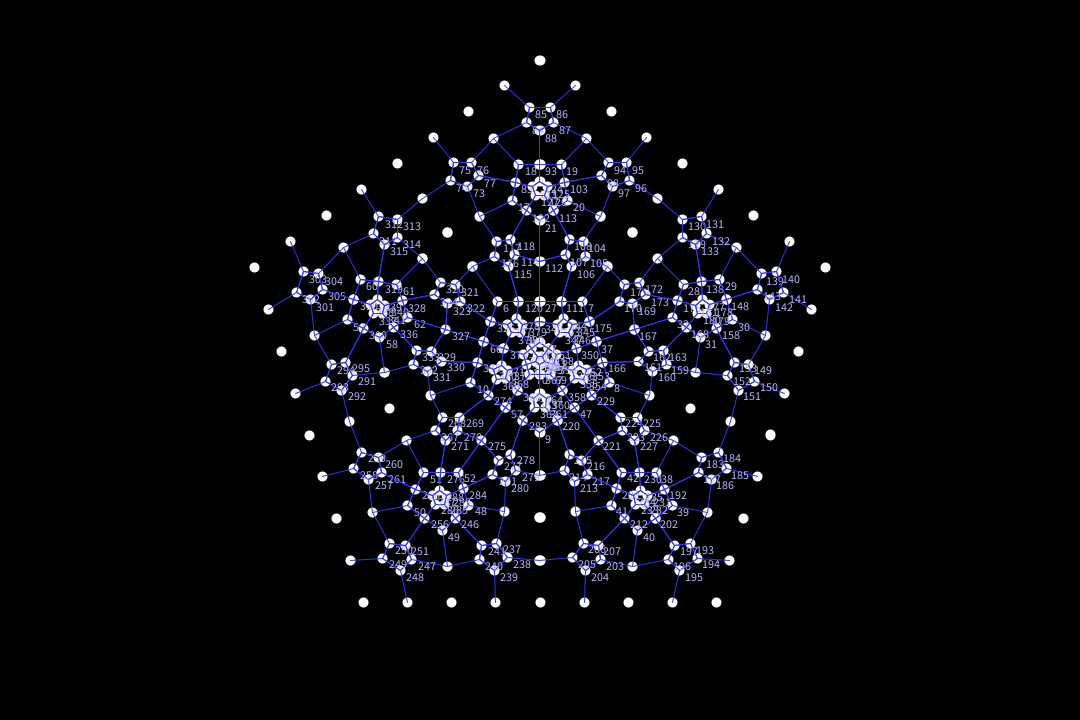
Frame 1 (no input)
Frame 60 (the mouse pressed at the canvas centre just before this capture): identical to frame 1, image omitted
Frame 120 (the mouse held since frame 60 and released just before this capture): identical to frame 1, image omitted

The Processing sketch that drew this single still picture (run headless with seeded random() and noise(); from frame 60 on, the mouse is pressed at the canvas centre):

// Processing sketch: ComplexVisualization
// ── ComplexVisualization.pde
import java.util.*;

Integer pass = 1;
Float Eradius = 40.0;
int NGONs1 = 5; //number of polygon sides
float RNG1 = 300;  //maximum radius of a polygon vertex from polygon center for the initializing polygon
PVector[] NG1pos = new PVector[NGONs1];
int SubDivLevel = 2;
float speed = 1.0; 
float time = 0.0;
float atime = 1.0; //(animation time in seconds)
float frac = .30; //fractional size realtionship of subdivision value greater than 0  and <= 1
PShape s1;
HashMap<Integer, ArrayList<Integer>> internal;
HashMap<PVector,Integer> pointToLabel = new HashMap<PVector,Integer>();
HashMap<Integer,PVector> labelToPoint = new HashMap<Integer,PVector>(); 
ArrayList<Polygon> polygons = new ArrayList<Polygon>();
ArrayList<ArrayList<Polygon>> PFamily = new ArrayList<ArrayList<Polygon>>();
ArrayList<ArrayList<Integer>> complexfamily;
HashMap<Integer, Float> external;
class Polygon{
  PVector[] vertices;
  PVector center;
  PVector[] spokes; //these are PVectors from Polygon center to subdivision point (B-A)
  float[] spokescalars;   // animation scalar increment value
  PVector[] spokenorms;  // normal vectors used in computing animation position... unit vectors in the direction of the spoke
  float[] sincvals;  //  current spoke scalar 'distance' values on animation cycle 
  ArrayList<PVector> intpolypoints; //interior polygon points for Pshape rendering...the same as p2s...no difference... deprecated at the moment...
  ArrayList<PVector> p2s;  //points originating on the smallest interior polygon boundaries
  
  Polygon(PVector[] verts, PVector PCent){
    vertices = verts;
    center = PCent;
    spokes = new PVector[vertices.length];
    spokescalars = new float[vertices.length];
    spokenorms = new PVector[vertices.length];
    sincvals = new float[vertices.length];
    for (int i = 0; i < sincvals.length; i++){
      sincvals[i] = 0.0;
    }
    intpolypoints = new ArrayList<PVector>();
    p2s = new ArrayList<PVector>();
  }
}

void Polarcoord(float angle, float radius, PVector xy){
  xy.x = radius*cos(angle);
  xy.y = radius*sin(angle);
   //changes to xy extend outside of method/function call since it is wrapped in a container that is call by reference like...
}

void getNGonPoints(int nside, float radius, PVector[] pos){
  float ainc = 2.0*PI/float(nside);  //generates equal angle subidivison for Ngon creation
  float a = -PI/2.0;
  if (nside % 2 == 0){  //checks for polygon side eveness versus oddness
    a += ainc/2.0;
  }
  for (int i = 0; i < nside; i++){
    PVector point = new PVector(0.0,0.0,0.0);
    Polarcoord(a, radius, point);
    pos[i] = point;
    a += ainc;
  }
}

//sdf is subdivision factor
void getNGonSubdivisionPoints(int sdf, PVector[] pos, PVector[] out){
  //println("Pos length: ", pos.length);
  for (int i=0; i< pos.length; i++){
    int ni = i+1;
    if (i == pos.length -1){
      ni = 0;
    }
    PVector pos1 = pos[i];
    PVector pos2 = pos[ni];
    //using vector approach in subdividing points.
    PVector p12 = PVector.sub(pos2,pos1);
    float mp12 = p12.mag();
    p12.normalize();
    mp12 /= float(sdf);
    p12 = PVector.mult(p12, mp12);
    //println("P12: ", p12);
    PVector newpos = pos1;
    for (int j=0; j < sdf; j++){
      int ind = (sdf)*i + j;
      out[ind] = newpos;
      newpos = PVector.add(newpos,p12);
    }
    
  }
}

void PolygonCentroid(PVector[] verts, PVector PCenter){
  float Cx = 0.0;
  float Cy = 0.0;
  float A = 0.0;
  for(int i=0; i<verts.length; i++){
    int ni = 0;
    if (i == verts.length-1){
      ni = 0;
    }
    else{
      ni = i+1;
    }
    Cx += (verts[i].x + verts[ni].x)*(verts[i].x*verts[ni].y - verts[ni].x*verts[i].y);
    Cy += (verts[i].y + verts[ni].y)*(verts[i].x*verts[ni].y - verts[ni].x*verts[i].y);
    A += verts[i].x*verts[ni].y - verts[ni].x*verts[i].y;
  }
  A*=.5;
  Cx*=1.0/(6.0*A);
  Cy*=1.0/(6.0*A);
  PCenter.x = Cx;
  PCenter.y = Cy;
}

ArrayList<ArrayList<Integer>> subdivide(ArrayList<ArrayList<Integer>> complexfamily,
               HashMap<Integer, ArrayList<Integer>> internal,
               HashMap<Integer, Float> external, Integer[] maxlabel){
  ArrayList<Polygon> cpolys = PFamily.get(PFamily.size()-1);
  ArrayList<Polygon> npolys = new ArrayList<Polygon>(); // next polygon subdiv level 
  // 5 point subdivision rule...we track labels only not points or positions.
  ArrayList<ArrayList<Integer>> nout = new ArrayList<ArrayList<Integer>>();
  HashMap<Integer[], Integer> subdivEdges = new HashMap<Integer[],Integer>();
  HashMap<ArrayList<Integer>, Integer> subdivEdges2 = new HashMap<ArrayList<Integer>, Integer>();
  Integer piter = 0;
  boolean gthenFirst = false;
  for (ArrayList<Integer> complex : complexfamily){
    Polygon cpoly = cpolys.get(piter);
    PVector[] cpolyverts = cpoly.vertices;
    PVector cpolycenter = cpoly.center;
    //pass to compute subdivision vertices
    PVector[] subdverts = new PVector[2*cpolyverts.length];
    //for (int j = 0; j < cpolyverts.length; j++){
    getNGonSubdivisionPoints(2, cpolyverts, subdverts);
    //}
    ArrayList<PVector> intPoly = new ArrayList<PVector>();
    ArrayList<PVector> isubdivPts = new ArrayList<PVector>();
    ArrayList<PVector> subdivPts = new ArrayList<PVector>();
    //next pass to get polygon vertices and center
    for (int j = 0; j < subdverts.length; j+=2){
      PVector nvert;  //next vertex (clockwise from existing vertex)
      PVector pvert;  // previous vertex (counter clockwise from existing vertex)
      PVector cvert = subdverts[j]; //current vertex
      if (j ==0){
        pvert = subdverts[subdverts.length-1];
      }
      else{
        pvert = subdverts[j-1];
      }
      if (j == subdverts.length-1){
        nvert = subdverts[0];
      }
      else{
        nvert = subdverts[j+1];
      }
      PVector cp = PVector.sub(pvert,cpolycenter);
      float cpmag = cp.mag();
      cpmag *= frac;
      cp.normalize();
      cp = PVector.mult(cp,cpmag);
      PVector p2 = PVector.add(cp, cpolycenter);
      PVector cn = PVector.sub(nvert,cpolycenter);
      float cnmag = cn.mag();
      cnmag *= frac;
      cn.normalize();
      cn = PVector.mult(cn,cnmag);
      PVector p1 = PVector.add(cn, cpolycenter);
      PVector[] npolyverts = new PVector[5];
      npolyverts[0] = pvert;
      npolyverts[1] = cvert;
      npolyverts[2] = nvert;
      npolyverts[3] = p1;
      npolyverts[4] = p2;
      intPoly.add(p1);
      isubdivPts.add(p2);
      subdivPts.add(nvert);
      PVector npolycenter = new PVector(0.0,0.0,0.0);
      PolygonCentroid(npolyverts, npolycenter);
      Polygon npoly = new Polygon(npolyverts,npolycenter);
      npolys.add(npoly);
    }
    PVector[] intPoly2 = new PVector[intPoly.size()];
    for (int j = 0; j<intPoly.size(); j++){
      intPoly2[j] = intPoly.get(j);
    }
    PVector npolycenter = new PVector(0.0,0.0,0.0);
    PolygonCentroid(intPoly2, npolycenter);
    Polygon npoly = new Polygon(intPoly2,npolycenter); 
    npolys.add(npoly);    

    //create new 5 complex
    ArrayList<Integer> inner5 = new ArrayList<Integer>();
    Integer[] isubdivlabels = {0,0,0,0,0};
    maxlabel[0] += 1;
    isubdivlabels[0] = maxlabel[0];
    maxlabel[0] += 1;
    isubdivlabels[1] = maxlabel[0];
    maxlabel[0] += 1;
    isubdivlabels[2] = maxlabel[0];
    maxlabel[0] += 1;
    isubdivlabels[3] = maxlabel[0];
    maxlabel[0] += 1;
    isubdivlabels[4] = maxlabel[0];
    maxlabel[0] += 1;
    Integer[] subdivlabels = {0,0,0,0,0};
    Boolean[] internallabel = {false,false,false,false,false};
    //get subdivlabel pts set to subdivlabel array

    //rewrite the original internal cycle.  Done once only...
    for (int i = 0; i < complex.size(); i++){
      int j = i-1;
      if (j == -1){
        j = complex.size()-1;
      }
      Integer nlabel = complex.get((i+1)%complex.size());
      Integer ilabel = complex.get(i);
      Integer[] lpair = {nlabel,ilabel};
      Integer[] lpair2 = {ilabel, nlabel};
      ArrayList<Integer> lpair2al = new ArrayList<Integer>();
      Collections.addAll(lpair2al, lpair2);
      ArrayList<Integer> lpairal = new ArrayList<Integer>();
      Collections.addAll(lpairal, lpair);
      if (subdivEdges2.containsKey(lpairal)){
        gthenFirst = true;
        subdivlabels[j] = subdivEdges2.get(lpairal);

      }
      else if (subdivEdges2.containsKey(lpair2al)){
        gthenFirst = true;
        subdivlabels[j] = subdivEdges2.get(lpair2al);
      }
      else{
        maxlabel[0] += 1;
        subdivlabels[j] = maxlabel[0];
        subdivEdges.put(lpair2, maxlabel[0]);
        subdivEdges2.put(lpair2al, maxlabel[0]);
      }
      if (internal.containsKey(nlabel)){
        ArrayList<Integer> cycle = internal.get(nlabel);
        Integer ilcind = cycle.indexOf(ilabel);
        if (ilcind != -1){
          cycle.set(ilcind, subdivlabels[j]);
        }
      }
      if (internal.containsKey(ilabel)){
        ArrayList<Integer> cycle = internal.get(ilabel);
        Integer nlcind = cycle.indexOf(nlabel);
        if (nlcind != -1){
          cycle.set(nlcind, subdivlabels[j]);
        }
      }

      if (internal.containsKey(subdivlabels[j])){
        internal.get(subdivlabels[j]).add(isubdivlabels[i]);
      }
      else{
        if (internal.containsKey(ilabel)&&internal.containsKey(nlabel)){
          //set internal
          ArrayList<Integer> cycle = new ArrayList<Integer>();
          cycle.add(nlabel);
          cycle.add(isubdivlabels[i]);
          cycle.add(ilabel);
          internal.put(subdivlabels[j],cycle);
        }
        else{
          external.put(subdivlabels[j], Eradius);
        }
      }
      
    }
    //pass to write internal points
    for (int i = 0; i < isubdivlabels.length; i++){
      ArrayList<Integer> iComplex = new ArrayList<Integer>();
      Integer label1 = isubdivlabels[(i+1)%isubdivlabels.length];
      int pi = i - 1;
      if (i == 0){
        pi = isubdivlabels.length-1;
      }
      Integer label2 = isubdivlabels[pi];
      Integer label3 = subdivlabels[pi];
      ArrayList<Integer> cycle = new ArrayList<Integer>();
      Collections.addAll(cycle, new Integer[] {label1,label2,label3});
      internal.put(isubdivlabels[i], cycle);
      label1 = isubdivlabels[i];
      label2 = subdivlabels[(pi)%5];
      label3 = complex.get((i+1)%5);
      Integer[] tset = {1,2,3,4,5};
      ArrayList<Integer> tsetal = new ArrayList<Integer>();
      Collections.addAll(tsetal, tset);
      //if (tsetal.contains(label3)){
      //  label3 = complex.get(i);
      //}
      Integer label4 = subdivlabels[(i)%subdivlabels.length];
      Integer label5 = isubdivlabels[(i+1)%isubdivlabels.length];
      ArrayList<Integer> ncomplex = new ArrayList<Integer>();
      Collections.addAll(ncomplex, new Integer[] {label1,label2,label3,label4,label5});
      inner5.add(isubdivlabels[i]);
      nout.add(ncomplex);
      int j = i -1;
      if (j == -1){
        j = 4;
      }
      pointToLabel.put(isubdivPts.get((i)%5), isubdivlabels[i]);
      labelToPoint.put(isubdivlabels[i], isubdivPts.get((i)%5));
      pointToLabel.put(subdivPts.get(i), subdivlabels[i]);
      labelToPoint.put(subdivlabels[i], subdivPts.get(i));
    }
    nout.add(inner5);
    //Integer label6 = maxlabel[0];
    //maxlabel[0] += 1;
    //Integer label7 = maxlabel[0];
    //maxlabel[0] += 1;
    //Integer label8 = maxlabel[0];
    //maxlabel[0] += 1;
    //Integer label9 = maxlabel[0];
    //maxlabel[0] += 1;
    //Integer label10 = maxlabel[0];
    piter += 1;
  }
  PFamily.add(npolys);
  return nout;
}

void triangulateComplex(ArrayList<ArrayList<Integer>> complexfamily,
                        HashMap<Integer, ArrayList<Integer>> internal, 
                        Integer[] maxlabel){
    Integer tlabelSize = complexfamily.size()+1;
    ArrayList<Integer> newLabels = new ArrayList<Integer>();
    for (int i = 0; i < complexfamily.size(); i++){
      maxlabel[0] += 1;
      newLabels.add(maxlabel[0]);
      ArrayList<Integer> cycle = new ArrayList<Integer>(complexfamily.get(i));
      internal.put(maxlabel[0], cycle);
      for (int j = 0; j < cycle.size(); j++){
        Integer v = cycle.get(j);
        if (internal.containsKey(v)){
          Integer ni1 = j-1;
          if (j == 0){
             ni1 = cycle.size()-1;
          }
          Integer ni2 = (j+1)%cycle.size();
          Integer nlabel1 = cycle.get(ni1);
          Integer nlabel2 = cycle.get(ni2);
          ArrayList<Integer> vpetal = internal.get(v);
          //println(nlabel1);
          //println(nlabel2);
          //println(v);
          //println(vpetal);
          Integer vpind1 = vpetal.indexOf(nlabel1);
          Integer vpind2 = vpetal.indexOf(nlabel2);
          boolean t1 = vpind1 == 0 || vpind1 == (vpetal.size()-1);
          boolean t2 = vpind2 == 0 || vpind2 == (vpetal.size()-1);
          if (t1 && t2){
            vpetal.add(maxlabel[0]);
          }
          else{
            Integer insIndex = max(vpind1,vpind2);
            vpetal.add(insIndex, maxlabel[0]);
          }
        }
      }
    }
}

void setup() {
  size(1080,720);
  getNGonPoints(NGONs1, RNG1, NG1pos);
  PVector PCenter = new PVector(0.0,0.0,0.0);
  PolygonCentroid(NG1pos, PCenter);
  Polygon poly = new Polygon(NG1pos,PCenter);
  polygons.add(poly);
  PFamily.add(polygons);
  internal = new HashMap<Integer, ArrayList<Integer>>();
  ArrayList<Integer> ivgraph = new ArrayList<Integer>();
  Integer[] ivgarr = {1,2,3,4,5};
  Collections.addAll(ivgraph,ivgarr);
  println(ivgraph);
  //internal.put(6, ivgraph);
  external = new HashMap<Integer,Float>();
  external.put(1,Eradius);
  external.put(2,Eradius);
  external.put(3,Eradius);
  external.put(4,Eradius);
  external.put(5,Eradius);
  for (int i = 0; i < 5; i++){
    pointToLabel.put(NG1pos[i], i+1);
    labelToPoint.put(i+1,NG1pos[i]);
  }
  complexfamily = new ArrayList<ArrayList<Integer>>();
  complexfamily.add(ivgraph);
  Integer[] maxlabel = {5};
  complexfamily = subdivide(complexfamily, internal, external, maxlabel);
  pass += 1;
  complexfamily = subdivide(complexfamily, internal, external, maxlabel);
  complexfamily = subdivide(complexfamily, internal, external, maxlabel);
 
}

void createNGon(ArrayList<PVector> pos, PShape s){
  s.beginShape();
  for (int i = 0; i < pos.size(); i++){
    s.vertex(pos.get(i).x, pos.get(i).y);
  }
  s.stroke(255);
  s.strokeWeight(.5);
  s.noFill();
  s.endShape(CLOSE);
}

void draw(){
  background(0);
  //stroke(255);
  //text(complexfamily.toString(),10.0,10.0);
  translate(1080.0/2.0, 720.0/2.0);
  for (Map.Entry<PVector,Integer> ptlabel : pointToLabel.entrySet()){
    PVector pt = ptlabel.getKey();
    noFill();
    stroke(255);
    strokeWeight(10);
    point(pt.x,pt.y);
   //for (
    //ellipse(circv.center.x, circv.center.y, 2*circv.radius, 2*circv.radius);
  }
  strokeWeight(1);
  for (Map.Entry<Integer,ArrayList<Integer>> intern: internal.entrySet()){
    PVector pt1 = labelToPoint.get(intern.getKey());
    for (Integer label2 : intern.getValue()){
      PVector pt2 = labelToPoint.get(label2);
      stroke(50,50,255);
      line(pt1.x,pt1.y,pt2.x,pt2.y);

    }
    fill(180,180,255);
    textSize(12);
    text(intern.getKey().toString(),pt1.x+5.0,pt1.y+10.0);
  }
  if (time > 400){
    for (ArrayList<Integer> complex : complexfamily){
      ArrayList<PVector> pos = new ArrayList<PVector>();
      for (Integer poslabel : complex){
        pos.add(labelToPoint.get(poslabel));
        PVector pt1 = labelToPoint.get(poslabel);
        fill(180,180,255);
        textSize(12);
        text(poslabel.toString(),pt1.x+5.0,pt1.y+10.0);        
      }
      PShape s = createShape();
      createNGon(pos, s);
      shape(s,0.0,0.0);
      
    }
  }
  time += speed;
}
